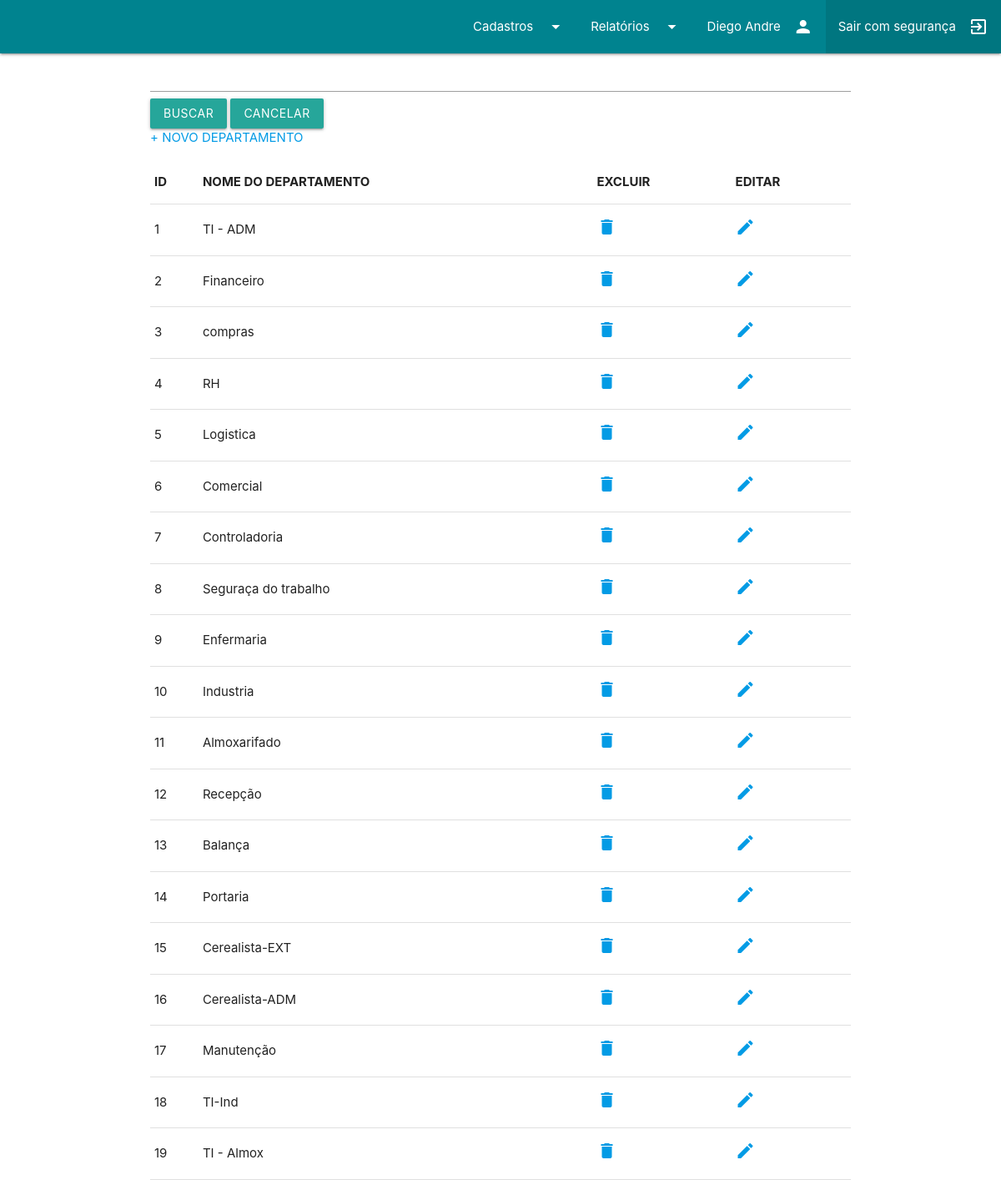
/listadpto.php (signed in), run on the app's committed database.
### tables this page shows
CREATE TABLE `dpto` (
  `id` int(11) NOT NULL,
  `Nome` varchar(45) DEFAULT NULL
);

### funcoes/conexao.php (called while the page is built, shortened)
<?php
$sql = "select * from dpto";

### listadpto.php (the view, shortened to what this page needs)
<?php
    include 'funcoes/conexao.php';
    $rs = mysqli_query($con,$sql);
?>
<?php include 'cabecalho.php';
        include 'menubar.php';
?>
    <div class="container">
        <form action="listaequipamento.php"method="POST">
            <input type="text" name="palavra" size="30"/>
            <input class='btn' type="submit" name="bt" value="buscar"/>
        <a class="btn" href='listaequipamento.php'>Cancelar</a>
        </form>
        <a href="cadastroequipamentos.php"> + NOVO DEPARTAMENTO </a>
        <table border="1">
            <tr>
                <th>ID</th>
                <th>NOME DO DEPARTAMENTO</th>
                <th>EXCLUIR</th>
                <th>EDITAR</th>
            </tr>
            <?php
            while($row=mysqli_fetch_array($rs)){
            $id=$row['id'];
            $Nome=$row['Nome'];
            ?>
                <tr>
                    <td><?=$id;?></td>
                    <td><?=$Nome;?></td>
                    <td><a href="excluirdpto.php?id=<?=$id;?>"><i class="material-icons ">delete</i></a></li></a></td>
                    <td><a href="formeditdpto.php?id=<?=$id;?>"><i class="material-icons ">edit</i></a></li></a></td>
                </tr>
                <?php
            }
    echo"</table></div></body></html>";
?>

### cabecalho.php (shortened to what this page needs)
<!DOCTYPE html>
<html lang="pt-br">
<head><title></title>
      <link type="text/css" rel="stylesheet" href="css/iconfont/material-icons.css"  media="screen,projection"/>
      <link type="text/css" rel="stylesheet" href="css/materialize.min.css"  media="screen,projection"/>
</head>
<body>

### menubar.php (shortened to what this page needs)
<nav  class="blue-text text-darken-2">
    <div class="nav-wrapper">
     <ul id="nav-mobile" class="right hide-on-med-and-down">
         <li><a href="menu.php" class="dropdown-button" data-target="itens_menu_cadastro">Cadastros<i class="material-icons right">arrow_drop_down</i></a></li>
         <li><a href="menu.php" class="dropdown-button" data-target="itens_menu_relatorios">Relatórios<i class="material-icons right">arrow_drop_down</i></a></li>
         <li><a><?=$_SESSION['nome'];?><i class="material-icons right">person</i></a></li>
         <li class="active"><a href="logout.php">Sair com segurança<i class="material-icons right">exit_to_app</i></a></li>
     </ul>
    </div>
</nav>

### menubar.php (style rules this page uses)
.nav-wrapper { background-color: #00838f }

### data on the page
dpto: id "1", Nome "TI - ADM"
dpto: id "2", Nome "Financeiro"
dpto: id "3", Nome "compras"
dpto: id "4", Nome "RH"
dpto: id "5", Nome "Logistica"
dpto: id "6", Nome "Comercial"
dpto: id "7", Nome "Controladoria"
dpto: id "8", Nome "Seguraça do trabalho"
dpto: id "9", Nome "Enfermaria"
dpto: id "10", Nome "Industria"
dpto: id "11", Nome "Almoxarifado"
dpto: id "12", Nome "Recepção"
dpto: id "13", Nome "Balança"
dpto: id "14", Nome "Portaria"
dpto: id "15", Nome "Cerealista-EXT"
dpto: id "16", Nome "Cerealista-ADM"
dpto: id "17", Nome "Manutenção"
dpto: id "18", Nome "TI-Ind"
dpto: id "19", Nome "TI - Almox"

### other printed values
$_SESSION['nome'] "Diego Andre"
